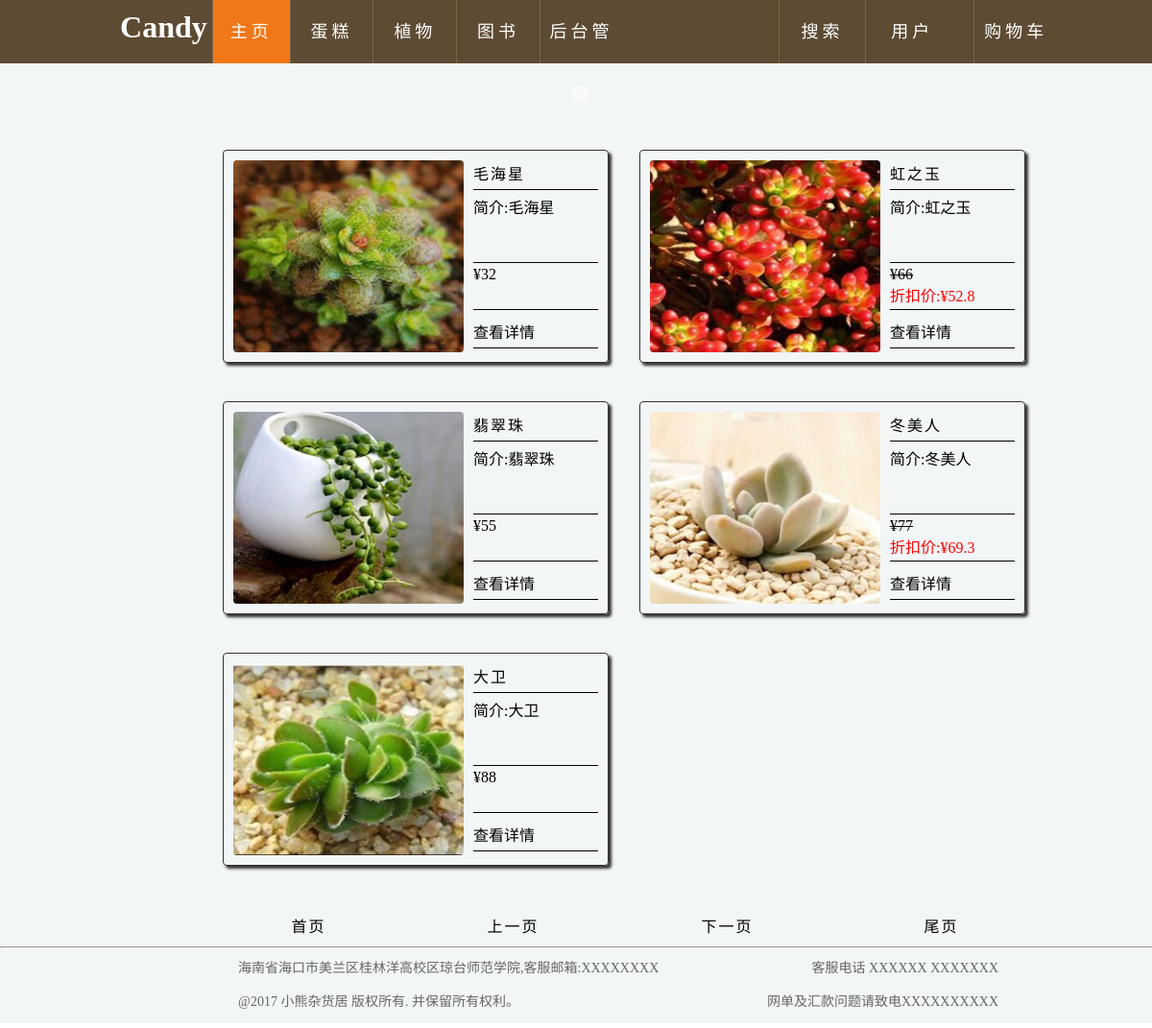
Page /shop/zhiwu.php on the committed database.
### tables this page shows
CREATE TABLE IF NOT EXISTS `product` (
  `p_type` char(10) NOT NULL COMMENT '商品类型',
  `p_id` varchar(10) NOT NULL COMMENT '商品编号',
  `p_name` varchar(40) NOT NULL COMMENT '商品名称',
  `p_price` float NOT NULL COMMENT '商品价格',
  `p_quantity` int(4) NOT NULL COMMENT '商品数量',
  `p_image` varchar(100) NOT NULL COMMENT '商品图片',
  `p_description` varchar(2000) NOT NULL COMMENT '描述信息',
  `p_time` datetime DEFAULT NULL COMMENT '添加时间',
  `p_is_discount` int(4) DEFAULT NULL COMMENT '是否是打折商品',
  `p_discount` float DEFAULT NULL COMMENT '折扣',
  PRIMARY KEY (`p_id`),
  KEY `p_type` (`p_type`)
);

### shop/zhiwu.php (the view, shortened to what this page needs)
<!DOCTYPE html PUBLIC "-//W3C//DTD XHTML 1.0 Transitional//EN" "http://www.w3.org/TR/xhtml1/DTD/xhtml1-transitional.dtd">
<html xmlns="http://www.w3.org/1999/xhtml">
<head>
<link rel="stylesheet" type="text/css" href="../CSS/forget.css" />
<link rel="stylesheet" type="text/css" href="../CSS/index.css" />
<link rel="stylesheet" type="text/css" href="../CSS/search.css" />
</head>
<body>
<?php
        if(!isset($_SESSION['n']))
        {
            include("head.php");
        }else{
            include("head2.php");
        }
?>
<div id="ddd">
	<div class="nei">
    	<?php
	$page_size=6;
	$sql1="select count(*) as amount from product,main_type where main_type.t_id=product.p_type and main_type.t_type like '%植物%' ";
	$rs1=mysql_query($sql1);
	$result1=mysql_fetch_array($rs1);
	$amount=$result1["amount"];
	if($amount>0)
	{
		$page_count=($amount%$page_size!=0)?(int)($amount/$page_size)+1:($amount/$page_size);
	}else{
		$page_count=0;
	}
	if(isset($_GET["page"]))
	{
		$page=$_GET["page"];
	}else{
		$page=1;
	}
?>
<?php
			if($amount>0)
			{
				$start=($page-1)*$page_size;
				$sql="select distinct * from product,main_type where main_type.t_id=product.p_type and main_type.t_type like '%植物%' order by p_time desc limit $start,$page_size";
				$rs=mysql_query($sql);
				if(mysql_num_rows($rs)>0)
				{
					while($result=mysql_fetch_array($rs)){
		?>
	<div class="bigkuang">
    	<div class="tu"><img style="-moz-border-radius:4px; -webkit-border-radius:4px; border-radius:4px;" width="240" height="200" src="<?php echo $result["p_image"]; ?>" /></div>
        <div class="mingzi"><?php echo $result["p_name"]; ?></div>
        <div class="neirong">简介:<?php echo $result["p_description"]; ?></div>
        <div class="jiage"><?php
			if($result['p_is_discount']<1){
							echo "¥".$result['p_price'];
							}else{
								?><s>¥<?php echo $result['p_price'] ?></s><br />
                                <font color="#FF0000">折扣价:¥<?php echo $result['p_price']*$result['p_discount'];
							?></font>
							<?php }?>
			</div>
    	<div class="xiangqing"><a href="product-info.php?id=<?php echo $result["p_id"];?>">查看详情</a></div>
    </div>
<?php
			}
		}
	}
?>
	<ul style="height:40px; width:900px; position:absolute; margin-top:830px; list-style:none;">
			<li><a href="?page=1" style="margin-left:20px;">首页</a></li>
            <li><a href="?page=<?php echo ($page-1)?>">上一页</a></li>
            <li><a href="?page=<?php echo ($page+1)?>">下一页</a></li>
            <li><a href="?page=<?php echo $page_count?>" style="margin-right:0px;">尾页</a></li>
     </ul>
    </div>
<hr style="position:absolute; margin-top:920px;" width="100%" />
<div style="margin-top:920px; position:absolute; margin-left:140px;" id="footer3">
      <div class="foot-let">
          <li style="line-height:35px; height:35px; color:#666; font-size:14px; margin-left:8px;">海南省海口市美兰区桂林洋高校区琼台师范学院,客服邮箱:XXXXXXXX</li>
            <li style="line-height:35px; height:35px; color:#666; font-size:14px; margin-left:8px;">@2017 小熊杂货居 版权所有. 并保留所有权利。</li>
        </div>
        <div class="foot-rit">
          <li style="line-height:35px; height:35px; color:#666; font-size:14px;">客服电话 XXXXXX  XXXXXXX</li>
            <li style="line-height:35px; height:35px; color:#666; font-size:14px;">网单及汇款问题请致电XXXXXXXXXX</li>
        </div>
    </div>
</div>
</body>
</html>

### CSS/forget.css (style rules this page uses)
body,ul,li { padding:0px; margin:0px; }

### CSS/index.css (style rules this page uses)
body,ul,li { padding:0; margin:0; }
.foot-let { width:500px; height:80px; margin-top:5px; margin-left:100px; list-style:none; float:left; }
.foot-rit { width:300px; height:80px; float:right; margin-right:120px; margin-top:5px; list-style:none; text-align:right; }

### CSS/search.css (style rules this page uses)
.bigkuang { width:400px; height:220px; border:1px solid #333; box-shadow:3px 3px 3px #333; margin-top:40px; margin-left:32px; float:left; -moz-border-radius:4px; -webkit-border-radius:4px; border-radius:4px; }
.tu { width:240px; height:200px; float:left; margin-top:10px; margin-left:10px; -moz-border-radius:4px; -webkit-border-radius:4px; border-radius:4px; }
.mingzi { width:130px; height:30px; border-bottom:1px solid #000; margin-top:10px; margin-left:260px; float:left; position:absolute; letter-spacing:2px; line-height:30px; }
.neirong { width:130px; height:70px; border-bottom:1px solid #000; float:left; margin-left:260px; margin-top:-164px; }
.jiage { width:130px; height:45px; float:left; border-bottom:1px solid #000; position:absolute; margin-left:260px; margin-top:120px; }
.xiangqing { width:130px; height:30px; line-height:30px; border-bottom:1px solid #000; float:left; position:absolute; margin-top:175px; margin-left:260px; }
.xiangqing a { text-decoration:none; color:#000; }
ul li { float:left; width:223px; letter-spacing:2px; text-align:center; line-height:40px; height:40px; font-size:16px; }
ul li a { text-decoration:none; color:#000; }
#ddd { width:100%; height:1000px; background:#F2F6F7; }
.nei { width:900px; height:870px; margin-top:50px; margin-left:200px; position:absolute; }

### rows in the picture
product: p_image (picture), p_name "毛海星", p_description "毛海星", p_price "32"
product: p_image (picture), p_name "虹之玉", p_description "虹之玉", p_price "66", $result['p_price']*$result['p_discount'] "52.8"
product: p_image (picture), p_name "翡翠珠", p_description "翡翠珠", p_price "55"
product: p_image (picture), p_name "冬美人", p_description "冬美人", p_price "77", $result['p_price']*$result['p_discount'] "69.3"
product: p_image (picture), p_name "大卫", p_description "大卫", p_price "88"
